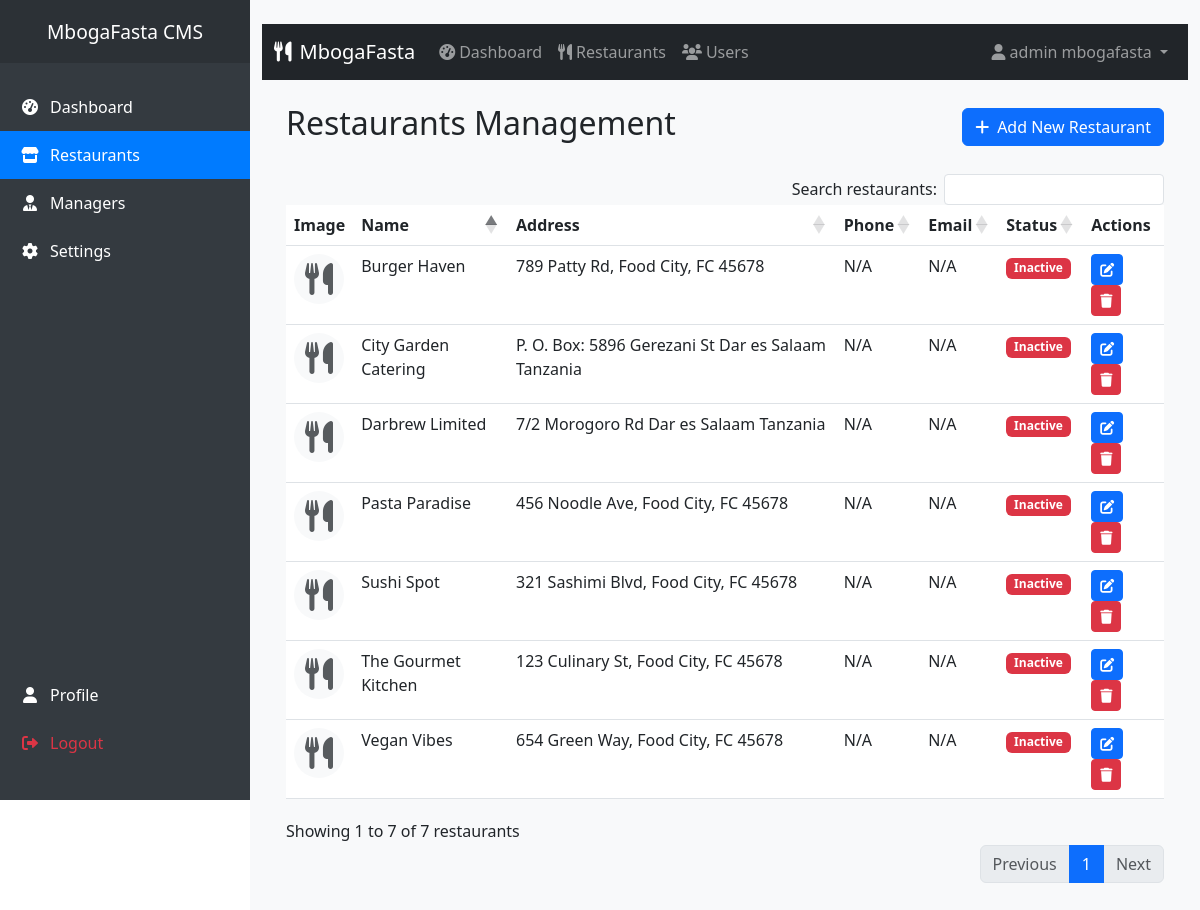
Screenshot of /restaurants.php (signed in) with the database file from the repository.
### tables this page shows
CREATE TABLE `users` (
  `user_id` int UNSIGNED NOT NULL,
  `role_id` tinyint UNSIGNED DEFAULT NULL,
  `name` varchar(100) NOT NULL,
  `email` varchar(100) NOT NULL,
  `password_hash` varchar(255) NOT NULL,
  `phone_number` varchar(15) DEFAULT NULL,
  `otp_code` varchar(10) DEFAULT NULL,
  `otp_expires_at` datetime DEFAULT NULL,
  `is_verified` tinyint(1) DEFAULT '0',
  `profile_pic` varchar(255) DEFAULT NULL,
  `created_at` timestamp NULL DEFAULT CURRENT_TIMESTAMP,
  `updated_at` timestamp NULL DEFAULT CURRENT_TIMESTAMP ON UPDATE CURRENT_TIMESTAMP
);

CREATE TABLE `restaurants` (
  `restaurant_id` int UNSIGNED NOT NULL,
  `name` varchar(100) NOT NULL,
  `description` text,
  `address` varchar(255) DEFAULT NULL,
  `latitude` decimal(9,6) NOT NULL,
  `longitude` decimal(9,6) NOT NULL,
  `rating` decimal(2,1) DEFAULT NULL,
  `manager_id` int UNSIGNED DEFAULT NULL,
  `created_at` timestamp NULL DEFAULT CURRENT_TIMESTAMP,
  `updated_at` timestamp NULL DEFAULT CURRENT_TIMESTAMP ON UPDATE CURRENT_TIMESTAMP
);

### restaurants.php (the view, shortened to what this page needs)
<?php
require_once 'config/database.php';
require_once 'includes/header.php';
$stmt = $pdo->prepare("
    SELECT r.role_name
    FROM users u
    JOIN roles r ON u.role_id = r.role_id
    WHERE u.user_id = ?
");
$stmt->execute([$_SESSION['user_id']]);
$user_role = $stmt->fetchColumn();
if ($user_role === 'Admin') {
    $stmt = $pdo->prepare("SELECT * FROM restaurants ORDER BY created_at DESC");
    $stmt->execute();
    $restaurants = $stmt->fetchAll(PDO::FETCH_ASSOC);
} else {
    $stmt = $pdo->prepare("SELECT * FROM restaurants WHERE manager_id = ? ORDER BY created_at DESC");
    $stmt->execute([$_SESSION['user_id']]);
    $restaurants = $stmt->fetchAll(PDO::FETCH_ASSOC);
}
?>
<div class="container-fluid">
    <div class="row">
        <div class="col-12 px-4 py-4">
            <div class="d-flex justify-content-between align-items-center mb-4">
                <h2>Restaurants Management</h2>
                <button type="button" class="btn btn-primary" data-bs-toggle="modal" data-bs-target="#addRestaurantModal">
                    <i class="fas fa-plus me-2"></i>Add New Restaurant
                </button>
            </div>
            <div class="table-responsive">
                <table class="table table-hover" id="restaurantsTable">
                    <thead>
                        <tr>
                            <th>Image</th>
                            <th>Name</th>
                            <th>Address</th>
                            <th>Phone</th>
                            <th>Email</th>
                            <th>Status</th>
                            <th>Actions</th>
                        </tr>
                    </thead>
                    <tbody>
                        <?php foreach ($restaurants as $restaurant): ?>
                        <tr>
                            <td>
                                <?php if (!empty($restaurant['image_url'])): ?>
                                    <img src="<?php echo htmlspecialchars($restaurant['image_url']); ?>"
                                         alt="<?php echo htmlspecialchars($restaurant['name']); ?>"
                                         class="restaurant-image">
                                <?php else: ?>
                                    <div class="restaurant-image bg-light d-flex align-items-center justify-content-center">
                                        <i class="fas fa-utensils fa-2x text-muted"></i>
                                    </div>
                                <?php endif; ?>
                            </td>
                            <td><?php echo htmlspecialchars($restaurant['name'] ?? ''); ?></td>
                            <td><?php echo htmlspecialchars($restaurant['address'] ?? ''); ?></td>
                            <td><?php echo htmlspecialchars($restaurant['phone'] ?? 'N/A'); ?></td>
                            <td><?php echo htmlspecialchars($restaurant['email'] ?? 'N/A'); ?></td>
                            <td>
                                <?php if (isset($restaurant['is_active']) && $restaurant['is_active']): ?>
                                    <span class="badge bg-success">Active</span>
                                <?php else: ?>
                                    <span class="badge bg-danger">Inactive</span>
                                <?php endif; ?>
                            </td>
                            <td>
                                <button type="button" class="btn btn-sm btn-primary"
                                        data-bs-toggle="modal"
                                        data-bs-target="#editRestaurantModal"
                                        data-restaurant='<?php echo htmlspecialchars(json_encode($restaurant)); ?>'>
                                    <i class="fas fa-edit"></i>
                                </button>
                                <form method="POST" class="d-inline" onsubmit="return confirm('Are you sure you want to delete this restaurant?');">
                                    <button type="submit" name="delete_restaurant" class="btn btn-sm btn-danger">
                                        <i class="fas fa-trash"></i>
                                    </button>
                                </form>
                            </td>
                        </tr>
                        <?php endforeach; ?>
                    </tbody>
                </table>
            </div>
        </div>
    </div>
</div>
<link rel="stylesheet" type="text/css" href="https://cdn.datatables.net/1.13.7/css/dataTables.bootstrap5.min.css">
<link rel="stylesheet" type="text/css" href="https://cdn.datatables.net/buttons/2.4.2/css/buttons.bootstrap5.min.css">

### includes/header.php (shortened to what this page needs)
<?php
require_once __DIR__ . '/../config/database.php';
$stmt = $pdo->prepare("
    SELECT r.role_name, u.name as username
    FROM users u
    JOIN roles r ON u.role_id = r.role_id
    WHERE u.user_id = ?
");
$stmt->execute([$_SESSION['user_id']]);
$user_data = $stmt->fetch(PDO::FETCH_ASSOC);
$username = $user_data['username'] ?? '';
?>
<!DOCTYPE html>
<html lang="en">
<head>
    <link href="https://cdn.jsdelivr.net/npm/bootstrap@5.3.0/dist/css/bootstrap.min.css" rel="stylesheet">
    <link href="https://cdnjs.cloudflare.com/ajax/libs/font-awesome/6.0.0/css/all.min.css" rel="stylesheet">
    <link href="https://cdn.datatables.net/1.13.7/css/dataTables.bootstrap5.min.css" rel="stylesheet">
    <link href="https://cdn.datatables.net/responsive/2.5.0/css/responsive.bootstrap5.min.css" rel="stylesheet">
    <link href="https://cdn.datatables.net/buttons/2.4.2/css/buttons.bootstrap5.min.css" rel="stylesheet">
</head>
<body>
    <?php include 'sidebar.php'; ?>
    <div class="main-content" id="mainContent">
        <div class="container-fluid py-4">
            <nav class="navbar navbar-expand-lg navbar-dark bg-dark">
                <div class="container-fluid">
                    <a class="navbar-brand" href="<?php echo $user_role === 'Manager' ? 'restaurant_dashboard.php' : 'dashboard.php'; ?>">
                        <i class="fas fa-utensils me-2"></i>MbogaFasta
                    </a>
                    <div class="collapse navbar-collapse" id="navbarNav">
                        <ul class="navbar-nav me-auto">
                            <?php if ($user_role === 'Admin'): ?>
                                <li class="nav-item">
                                    <a class="nav-link" href="dashboard.php">
                                        <i class="fas fa-tachometer-alt me-1"></i>Dashboard
                                    </a>
                                </li>
                                <li class="nav-item">
                                    <a class="nav-link" href="restaurants.php">
                                        <i class="fas fa-utensils me-1"></i>Restaurants
                                    </a>
                                </li>
                                <li class="nav-item">
                                    <a class="nav-link" href="users.php">
                                        <i class="fas fa-users me-1"></i>Users
                                    </a>
                                </li>
                            <?php endif; ?>
                        </ul>
                        <ul class="navbar-nav">
                            <li class="nav-item dropdown">
                                <a class="nav-link dropdown-toggle" href="#" id="navbarDropdown" role="button" data-bs-toggle="dropdown">
                                    <i class="fas fa-user me-1"></i><?php echo htmlspecialchars($username); ?>
                                </a>
                            </li>
                        </ul>
                    </div>
                </div>
            </nav>
</body>
</html>

### includes/header.php (style rules this page uses)
.main-content { margin-left: 250px; transition: all 0.3s; min-height: 100vh; background-color: #f8f9fa; }

### restaurants.php (style rules this page uses)
.restaurant-image { width: 50px; height: 50px; object-fit: cover; border-radius: 50%; }

### rows the page displays
users: name "admin mbogafasta"
restaurants: name "Darbrew Limited", address "7/2 Morogoro Rd Dar es Salaam Tanzania", phone "N/A", email "N/A"
restaurants: name "City Garden Catering", address "P. O. Box: 5896 Gerezani St Dar es Salaam Tanzania", phone "N/A", email "N/A"
restaurants: name "The Gourmet Kitchen", address "123 Culinary St, Food City, FC 45678", phone "N/A", email "N/A"
restaurants: name "Pasta Paradise", address "456 Noodle Ave, Food City, FC 45678", phone "N/A", email "N/A"
restaurants: name "Burger Haven", address "789 Patty Rd, Food City, FC 45678", phone "N/A", email "N/A"
restaurants: name "Sushi Spot", address "321 Sashimi Blvd, Food City, FC 45678", phone "N/A", email "N/A"
restaurants: name "Vegan Vibes", address "654 Green Way, Food City, FC 45678", phone "N/A", email "N/A"
